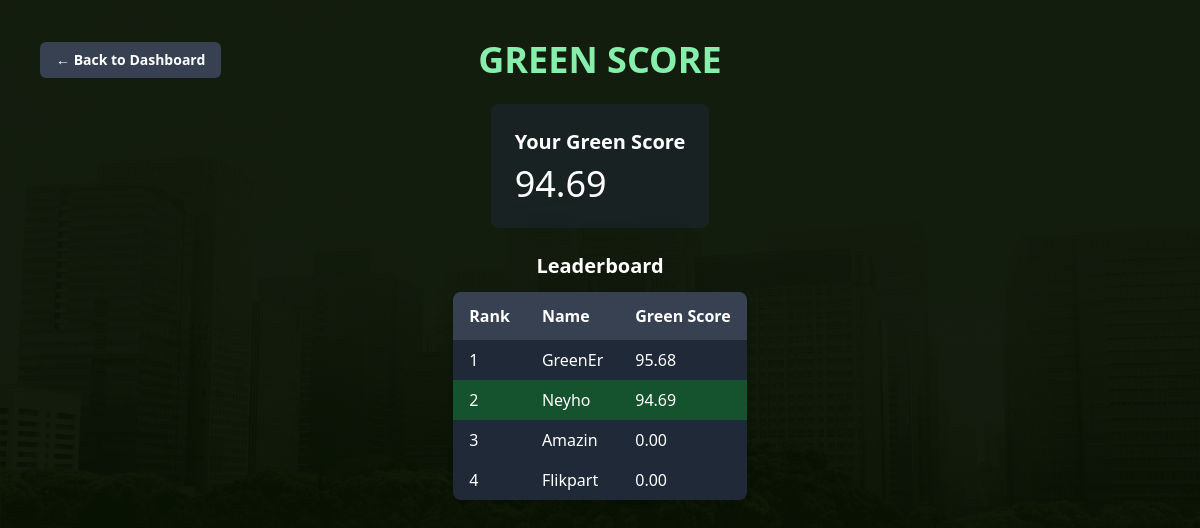
The app's page /greenscore (signed in) with its own data.
### app.py (models this page shows, shortened)
class User(db.Model, UserMixin):
    id = db.Column(db.Integer, primary_key=True)
    name = db.Column(db.String(35), unique=True, nullable=False)
    email = db.Column(db.String(35), unique=True, nullable=False)
    password = db.Column(db.String(200), nullable=False)
    total_emission = db.Column(db.Float, default=0.0)
    green_score = db.Column(db.Float, nullable=False, default=100.0)
    total_offset = db.Column(db.Float, default=0.0)
    net_emission = db.Column(db.Float, default=0.0)
    badges = db.Column(db.String(200), default="")

### app.py (the view)
@app.route('/greenscore')
@login_required
def green_score():
    current_user.net_emission = max(0, current_user.total_emission - current_user.total_offset)
    current_user.green_score = max(0, 100 - ((current_user.net_emission)*0.0000005))
    db.session.commit()
    leaderboard = User.query.order_by(User.green_score.desc()).limit(10).all()
    return render_template('greenscore.html',
                           total_emissions=current_user.total_emission,
                           total_offset=current_user.total_offset,
                           net_emissions=current_user.net_emission,
                           green_score=current_user.green_score,
                           leaderboard=leaderboard,
                           enumerate=enumerate)

### app.py (called while the page is built)
@login_manager.user_loader
def load_user(user_id):
    return User.query.get(int(user_id))

### templates/greenscore.html (shortened to what this page needs)
<!DOCTYPE html>
<html lang="en">
<head>
    <script src="https://cdn.tailwindcss.com"></script>
</head>
<body class="bg-[url('/static/bg2.png')] bg-cover bg-center min-h-screen text-white flex flex-col items-center p-10 min-h-screen">
    <div class="w-full max-w-5xl flex items-center mb-6">
        <a href="/dashboard" class="bg-gray-700 text-white font-bold px-4 py-2 rounded-md hover:bg-gray-900 transition text-sm absolute left-0 ml-10">
            ← Back to Dashboard
        </a>
        <h1 class="text-4xl font-bold text-green-300 uppercase mx-auto">Green Score</h1>
    </div>
        <div class="bg-gray-800 bg-opacity-50 rounded-lg p-6 mb-6">
            <h2 class="text-xl font-semibold">Your Green Score</h2>
            <p class="text-4xl mt-2">{{ green_score|round(2) }}</p>
        </div>
        <h2 class="text-xl font-semibold mb-3">Leaderboard</h2>
        <div class="overflow-hidden rounded-lg shadow-md">
            <table class="w-full border-collapse bg-gray-800 bg-opacity-50 rounded-lg">
                <thead>
                    <tr class="bg-gray-700">
                        <th class="py-3 px-4 text-left">Rank</th>
                        <th class="py-3 px-4 text-left">Name</th>
                        <th class="py-3 px-4 text-left">Green Score</th>
                    </tr>
                </thead>
                <tbody>
                    {% for rank, user in enumerate(leaderboard, start=1) %}
                    <tr class="{% if user.id == current_user.id %} bg-green-900 {% else %} bg-gray-800 {% endif %}">
                        <td class="py-2 px-4">{{ rank }}</td>
                        <td class="py-2 px-4">{{ user.name }}</td>
                        <td class="py-2 px-4">{{ "%.2f" % user.green_score }}</td>
                    </tr>
                    {% endfor %}
                </tbody>
            </table>
        </div>
</body>
</html>

### records on screen
User: green_score "94.69", rank "2", name "Neyho"
User: rank "1", name "GreenEr", green_score "95.68"
User: rank "3", name "Amazin", green_score "0.00"
User: rank "4", name "Flikpart", green_score "0.00"
